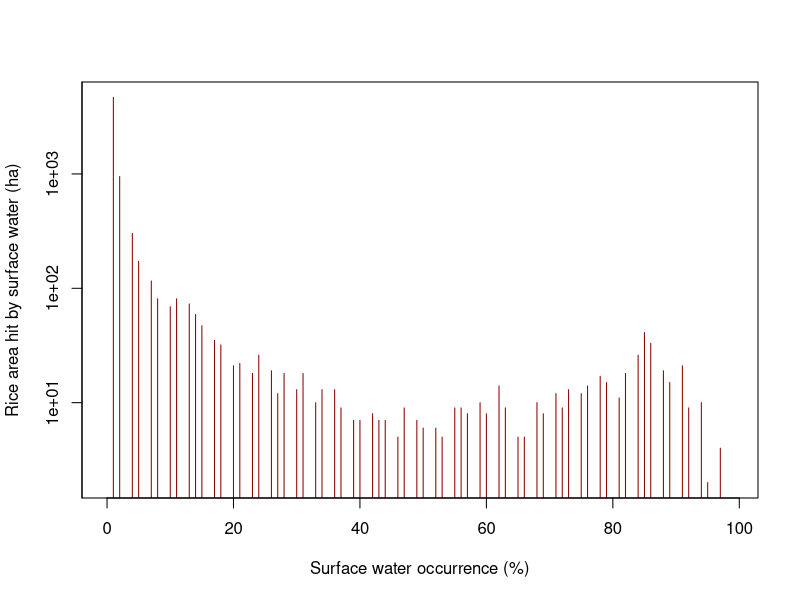

Source code (R):
setwd('/home/yann/Coding/prog/prog_HIST/')
rice<-read.table("hist.csv")
plot(rice, type="h", col="dark red", log = "y", yaxt = "n",xlab="Surface water occurrence (%)", ylab="Rice area hit by surface water (ha)")
axis(2, c(1,10,100,1000,10000,100000)) # draw y axis with required labels

# rice_1_20<-read.table("NETH_histogram_rice_1_20")
# plot(rice_1_20, type="h", col="dark red", log = "y", yaxt = "n")
# axis(2, c(1,10,100,1000,10000,100000)) # draw y axis with required labels